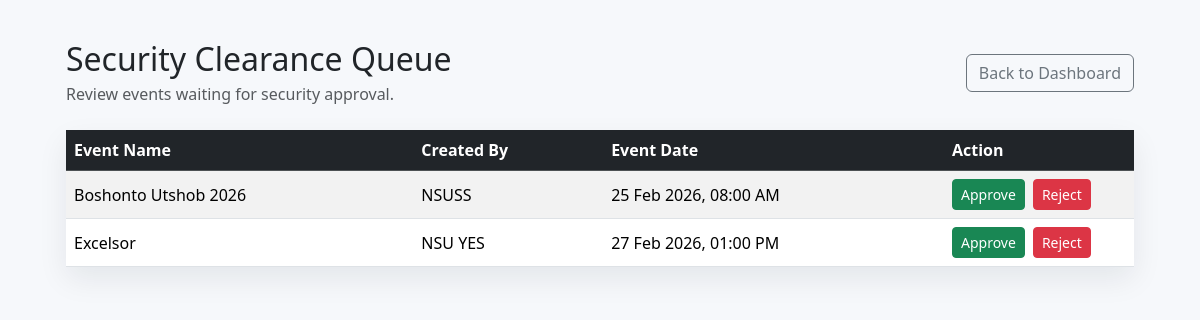
Page /securityapproval.php on the earlier database version.
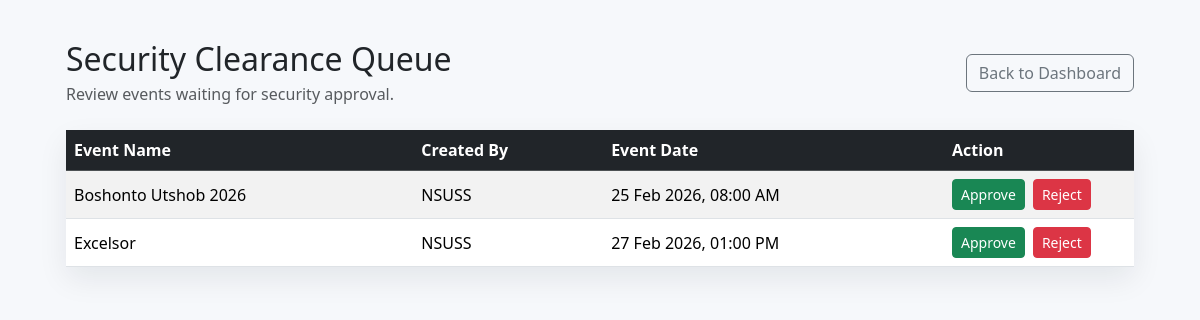
Same page on the later database version.
### tables this page shows
CREATE TABLE `events` (
  `event_id` int(11) NOT NULL,
  `club_id` int(11) DEFAULT NULL,
  `event_name` varchar(255) NOT NULL,
  `event_duration` decimal(4,2) DEFAULT NULL,
  `event_date` datetime DEFAULT NULL,
  `event_creator` varchar(255) DEFAULT NULL,
  `event_availablity` tinyint(1) DEFAULT NULL
);

CREATE TABLE `clubs` (
  `club_id` int(11) NOT NULL,
  `club_name` varchar(255) NOT NULL,
  `club_data` longtext DEFAULT NULL
);

### securityapproval.php (the view, shortened to what this page needs)
<?php
require_once 'notification_helpers.php';
mysqli_query($con, "
    UPDATE events
    SET event_availablity = CASE
        WHEN COALESCE(security_clearance, 'Pending') = 'Approved' THEN 1
        ELSE 0
    END
");
$pendingEvents = [];
$listStmt = $con->prepare("
    SELECT
        e.event_id,
        e.event_name,
        e.event_date,
        c.club_name
    FROM events e
    LEFT JOIN clubs c ON c.club_id = e.club_id
    WHERE COALESCE(e.security_clearance, 'Pending') = 'Pending'
    ORDER BY e.event_date ASC, e.event_id ASC
");
if ($listStmt && $listStmt->execute()) {
    $result = $listStmt->get_result();
    while ($row = $result->fetch_assoc()) {
        $pendingEvents[] = $row;
    }
}
?>
<!DOCTYPE html>
<html lang="en">
<head>
    <link href="https://cdn.jsdelivr.net/npm/bootstrap@5.3.3/dist/css/bootstrap.min.css" rel="stylesheet">
</head>
<body>
    <div class="wrap">
        <div class="d-flex justify-content-between align-items-center mb-4">
            <div>
                <h2 class="mb-1">Security Clearance Queue</h2>
                <p class="text-muted mb-0">Review events waiting for security approval.</p>
            </div>
            <a href="admin_dashboard.php" class="btn btn-outline-secondary">Back to Dashboard</a>
        </div>
        <div class="card card-shadow">
            <div class="card-body p-0">
                <div class="table-responsive">
                    <table class="table table-striped mb-0">
                        <thead class="table-dark">
                            <tr>
                                <th>Event Name</th>
                                <th>Created By</th>
                                <th>Event Date</th>
                                <th style="width: 190px;">Action</th>
                            </tr>
                        </thead>
                        <tbody>
                            <?php if (empty($pendingEvents)): ?>
                                <tr>
                                    <td colspan="4" class="text-center py-4 text-muted">No pending events for security approval.</td>
                                </tr>
                            <?php else: ?>
                                <?php foreach ($pendingEvents as $event): ?>
                                    <tr>
                                        <td><?php echo htmlspecialchars($event['event_name']); ?></td>
                                        <td><?php echo htmlspecialchars($event['club_name'] ?? 'Unknown Club'); ?></td>
                                        <td>
                                            <?php
                                                if (!empty($event['event_date'])) {
                                                    echo htmlspecialchars(date("d M Y, h:i A", strtotime($event['event_date'])));
                                                } else {
                                                    echo "TBD";
                                                }
                                            ?>
                                        </td>
                                        <td>
                                            <div class="action-group">
                                                <form method="post" class="m-0">
                                                    <button type="submit" class="btn btn-sm btn-success">Approve</button>
                                                </form>
                                                <button
                                                    type="button"
                                                    class="btn btn-sm btn-danger reject-btn"
                                                    data-event-id="<?php echo intval($event['event_id']); ?>"
                                                    data-event-name="<?php echo htmlspecialchars($event['event_name'], ENT_QUOTES); ?>"
                                                    data-bs-toggle="modal"
                                                    data-bs-target="#rejectModal"
                                                >
                                                    Reject
                                                </button>
                                            </div>
                                        </td>
                                    </tr>
                                <?php endforeach; ?>
                            <?php endif; ?>
                        </tbody>
                    </table>
                </div>
            </div>
        </div>
    </div>
</body>
</html>

Differences in the rows shown:
changed events "Excelsor": club.club_name "NSU YES" → "NSUSS"
